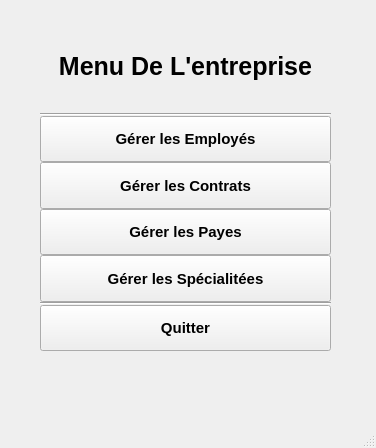
<?xml version="1.0" encoding="UTF-8"?>
<ui version="4.0">
 <class>MainsWindowIntra</class>
 <widget class="QMainWindow" name="MainsWindowIntra">
  <property name="geometry">
   <rect>
    <x>0</x>
    <y>0</y>
    <width>376</width>
    <height>448</height>
   </rect>
  </property>
  <property name="windowTitle">
   <string>MainWindow</string>
  </property>
  <widget class="QWidget" name="centralwidget">
   <widget class="QWidget" name="verticalLayoutWidget">
    <property name="geometry">
     <rect>
      <x>40</x>
      <y>20</y>
      <width>291</width>
      <height>331</height>
     </rect>
    </property>
    <property name="sizePolicy">
     <sizepolicy hsizetype="Preferred" vsizetype="Preferred">
      <horstretch>0</horstretch>
      <verstretch>0</verstretch>
     </sizepolicy>
    </property>
    <property name="minimumSize">
     <size>
      <width>0</width>
      <height>0</height>
     </size>
    </property>
    <layout class="QVBoxLayout" name="LayoutMenu" stretch="4,2,2,2,2,2,2,2">
     <property name="spacing">
      <number>0</number>
     </property>
     <property name="sizeConstraint">
      <enum>QLayout::SetDefaultConstraint</enum>
     </property>
     <item>
      <widget class="QLabel" name="labelNomEntreprise">
       <property name="enabled">
        <bool>true</bool>
       </property>
       <property name="sizePolicy">
        <sizepolicy hsizetype="Preferred" vsizetype="Preferred">
         <horstretch>0</horstretch>
         <verstretch>0</verstretch>
        </sizepolicy>
       </property>
       <property name="minimumSize">
        <size>
         <width>0</width>
         <height>0</height>
        </size>
       </property>
       <property name="font">
        <font>
         <pointsize>19</pointsize>
         <weight>75</weight>
         <bold>true</bold>
        </font>
       </property>
       <property name="text">
        <string>Menu De L'entreprise</string>
       </property>
       <property name="alignment">
        <set>Qt::AlignCenter</set>
       </property>
      </widget>
     </item>
     <item>
      <widget class="Line" name="line">
       <property name="orientation">
        <enum>Qt::Horizontal</enum>
       </property>
      </widget>
     </item>
     <item>
      <widget class="QPushButton" name="pushButtonMenuEmployer">
       <property name="sizePolicy">
        <sizepolicy hsizetype="Minimum" vsizetype="Preferred">
         <horstretch>0</horstretch>
         <verstretch>0</verstretch>
        </sizepolicy>
       </property>
       <property name="font">
        <font>
         <pointsize>11</pointsize>
         <weight>75</weight>
         <italic>false</italic>
         <bold>true</bold>
        </font>
       </property>
       <property name="text">
        <string>Gérer les Employés</string>
       </property>
       <property name="checkable">
        <bool>false</bool>
       </property>
       <property name="autoRepeat">
        <bool>false</bool>
       </property>
       <property name="autoExclusive">
        <bool>false</bool>
       </property>
      </widget>
     </item>
     <item>
      <widget class="QPushButton" name="pushButtonMenuContrat">
       <property name="sizePolicy">
        <sizepolicy hsizetype="Minimum" vsizetype="Preferred">
         <horstretch>0</horstretch>
         <verstretch>0</verstretch>
        </sizepolicy>
       </property>
       <property name="minimumSize">
        <size>
         <width>0</width>
         <height>15</height>
        </size>
       </property>
       <property name="font">
        <font>
         <pointsize>11</pointsize>
         <weight>75</weight>
         <italic>false</italic>
         <bold>true</bold>
        </font>
       </property>
       <property name="text">
        <string>Gérer les Contrats</string>
       </property>
      </widget>
     </item>
     <item>
      <widget class="QPushButton" name="pushButtonMenuPaye">
       <property name="sizePolicy">
        <sizepolicy hsizetype="Minimum" vsizetype="Preferred">
         <horstretch>0</horstretch>
         <verstretch>0</verstretch>
        </sizepolicy>
       </property>
       <property name="font">
        <font>
         <pointsize>11</pointsize>
         <weight>75</weight>
         <italic>false</italic>
         <bold>true</bold>
        </font>
       </property>
       <property name="text">
        <string>Gérer les Payes</string>
       </property>
      </widget>
     </item>
     <item>
      <widget class="QPushButton" name="pushButtonMenuSpecialite">
       <property name="sizePolicy">
        <sizepolicy hsizetype="Minimum" vsizetype="Preferred">
         <horstretch>0</horstretch>
         <verstretch>0</verstretch>
        </sizepolicy>
       </property>
       <property name="minimumSize">
        <size>
         <width>0</width>
         <height>15</height>
        </size>
       </property>
       <property name="font">
        <font>
         <pointsize>11</pointsize>
         <weight>75</weight>
         <italic>false</italic>
         <bold>true</bold>
        </font>
       </property>
       <property name="text">
        <string>Gérer les Spécialitées</string>
       </property>
      </widget>
     </item>
     <item>
      <widget class="Line" name="line_2">
       <property name="orientation">
        <enum>Qt::Horizontal</enum>
       </property>
      </widget>
     </item>
     <item>
      <widget class="QPushButton" name="pushButtonQuitter">
       <property name="sizePolicy">
        <sizepolicy hsizetype="Minimum" vsizetype="Preferred">
         <horstretch>0</horstretch>
         <verstretch>0</verstretch>
        </sizepolicy>
       </property>
       <property name="font">
        <font>
         <pointsize>11</pointsize>
         <weight>75</weight>
         <italic>false</italic>
         <bold>true</bold>
        </font>
       </property>
       <property name="text">
        <string>Quitter</string>
       </property>
      </widget>
     </item>
    </layout>
   </widget>
  </widget>
  <widget class="QMenuBar" name="menubar">
   <property name="geometry">
    <rect>
     <x>0</x>
     <y>0</y>
     <width>376</width>
     <height>21</height>
    </rect>
   </property>
  </widget>
  <widget class="QStatusBar" name="statusbar"/>
 </widget>
 <resources/>
 <connections/>
</ui>
